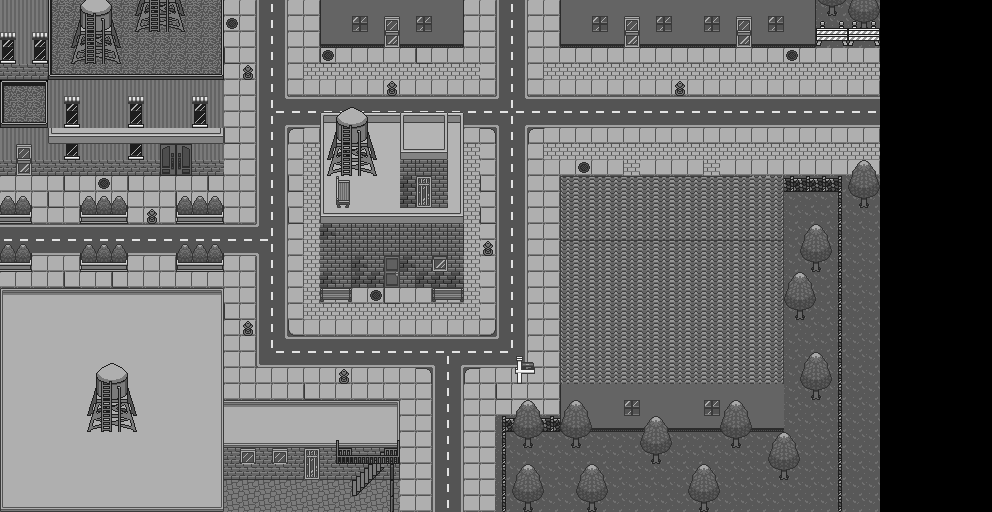

This is a level from a 2D game, rendered from its Tiled map with the project's own tilesets. A one-line summary and the map file follow, with tile-layer data summarised:
An orthogonal 62x32 tile map with 16x16 px tiles, 3 tile layers (Tile Layer 1, Tile Layer 2, Tile Layer 3) and 30 objects (6x hantu, 5x transition, item, trigger_cinematic, spawn).

<map version="1.9" tiledversion="1.9.0" orientation="orthogonal" renderorder="right-down" width="62" height="32" tilewidth="16" tileheight="16" infinite="0" nextlayerid="6" nextobjectid="65">
 <tileset firstgid="1" source="outdoor_city.tsx" />
 <layer id="1" name="Tile Layer 1" width="62" height="32">
  <data>[1984 cells, 1760 non-empty, 81 distinct tile ids]</data>
 </layer>
 <layer id="2" name="Tile Layer 2" width="62" height="32">
  <data>[1984 cells, 226 non-empty, 64 distinct tile ids]</data>
 </layer>
 <layer id="3" name="Tile Layer 3" width="62" height="32">
  <data>[1984 cells, 154 non-empty, 43 distinct tile ids]</data>
 </layer>
 <objectgroup id="5" name="Walls">
  <object id="31" x="240" y="64">
   <polygon points="0,0 16,0 16,16 0,16" />
  </object>
  <object id="32" x="16" y="160">
   <polygon points="0,0 0,32 16,32 16,64 0,64 0,80 16,80 16,112 0,112 0,128 208,128 208,240 384,240 384,336 480,336 480,256 496,256 496,240 528,240 528,256 544,256 544,16 832,16 832,0 848,0 848,-112 544,-112 544,-144 448,-144 448,-112 304,-112 304,-144 208,-144 208,16 0,16 0,-160 864,-160 864,352 -16,352 -16,0" />
  </object>
  <object id="33" x="80" y="192">
   <polygon points="0,0 48,0 48,32 0,32" />
  </object>
  <object id="34" x="80" y="240">
   <polygon points="0,0 48,0 48,32 0,32" />
  </object>
  <object id="35" x="176" y="192">
   <polygon points="0,0 48,0 48,32 0,32" />
  </object>
  <object id="36" x="176" y="240">
   <polygon points="0,0 48,0 48,32 0,32" />
  </object>
  <object id="37" x="144" y="208">
   <polygon points="0,0 16,0 16,16 0,16" />
  </object>
  <object id="38" x="240" y="320">
   <polygon points="0,0 16,0 16,16 0,16" />
  </object>
  <object id="39" x="336" y="368">
   <polygon points="0,0 16,0 16,16 0,16" />
  </object>
  <object id="40" x="512" y="368">
   <polygon points="0,0 16,0 16,16 0,16" />
  </object>
  <object id="41" x="480" y="240">
   <polygon points="0,0 16,0 16,16 0,16" />
  </object>
  <object id="42" x="384" y="80">
   <polygon points="0,0 16,0 16,16 0,16" />
  </object>
  <object id="43" x="672" y="80">
   <polygon points="0,0 16,0 16,16 0,16" />
  </object>
  <object id="44" x="320" y="288">
   <polygon points="0,0 32,0 32,16 0,16" />
  </object>
  <object id="45" x="432" y="288">
   <polygon points="0,0 32,0 32,16 0,16" />
  </object>
  <object id="46" x="320" y="112">
   <polygon points="0,0 144,0 144,176 0,176" />
  </object>
 </objectgroup>
 <objectgroup id="4" name="SpawnPoints">
  <object id="50" name="hantu" x="240" y="368" width="16" height="16">
   <properties>
    <property name="DialogAda" value="true" />
    <property name="DialogKedua" value="Hantu Kelereng: Aku sangat sedih...&gt;Hantu Kelereng: Aku habis main kelereng...&gt;Hantu Kelereng: Aku kalah dan semua kelerengku diambil...&gt;Hantu Kelereng: Hiks..." />
    <property name="DialogNormal" value="Hantu Kelereng: Aku sangat sedih...&gt;Hantu Kelereng: Aku habis main kelereng...&gt;Hantu Kelereng: Aku kalah dan semua kelerengku diambil...&gt;Hantu Kelereng: Hiks..." />
    <property name="Item" value="aaa" />
    <property name="ItemAda" value="false" />
    <property name="NamaHantu" value="Hantu Kelereng" />
    <property name="PoinBahagia" value="0" />
    <property name="PoinSedih" value="1" />
    <property name="SpesialLevel" value="0" />
   </properties>
  </object>
  <object id="51" name="hantu" x="352" y="320" width="16" height="16">
   <properties>
    <property name="DialogAda" value="true" />
    <property name="DialogKedua" value="tesss&gt;tesss&gt;tesss" />
    <property name="DialogNormal" value="Hantu Tetangga 1: Halo Lili&gt;Hantu Tetangga 1: Semoga harimu menyenangkan!" />
    <property name="Item" value="aaa" />
    <property name="ItemAda" value="false" />
    <property name="NamaHantu" value="Hantu Tetangga 1" />
    <property name="PoinBahagia" value="1" />
    <property name="PoinSedih" value="0" />
    <property name="SpesialLevel" value="1" />
   </properties>
  </object>
  <object id="52" name="hantu" x="416" y="320" width="16" height="16">
   <properties>
    <property name="DialogAda" value="true" />
    <property name="DialogKedua" value="tesss&gt;tesss&gt;tesss" />
    <property name="DialogNormal" value="Hantu Tetangga 2: Selamat pagi...&gt;Hantu Tetangga 2: Hati-hati dijalan ya!" />
    <property name="Item" value="aaa" />
    <property name="ItemAda" value="false" />
    <property name="NamaHantu" value="Hantu Tetangga 2" />
    <property name="PoinBahagia" value="1" />
    <property name="PoinSedih" value="0" />
    <property name="SpesialLevel" value="1" />
   </properties>
  </object>
  </objectgroup>
</map>
<!-- 11 of 30 objects omitted -->